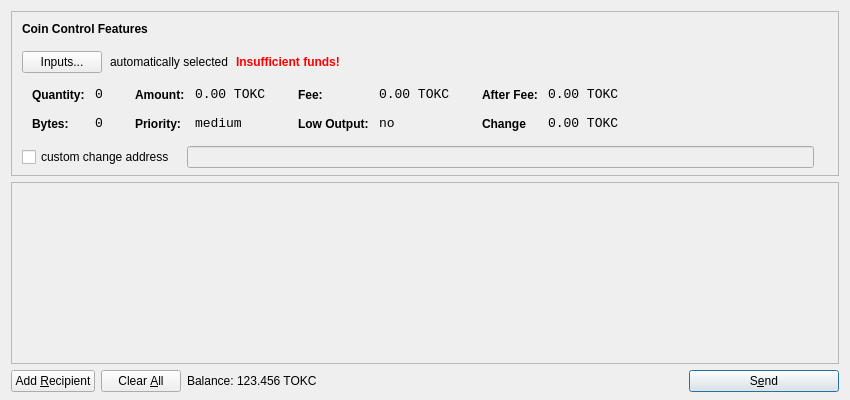
<?xml version="1.0" encoding="UTF-8"?>
<ui version="4.0">
 <class>SendCoinsDialog</class>
 <widget class="QDialog" name="SendCoinsDialog">
  <property name="geometry">
   <rect>
    <x>0</x>
    <y>0</y>
    <width>850</width>
    <height>400</height>
   </rect>
  </property>
  <property name="windowTitle">
   <string>Send Coins</string>
  </property>
  <layout class="QVBoxLayout" name="verticalLayout" stretch="0,1,0">
   <property name="bottomMargin">
    <number>8</number>
   </property>
   <item>
    <widget class="QFrame" name="frameCoinControl">
     <property name="sizePolicy">
      <sizepolicy hsizetype="Expanding" vsizetype="Expanding">
       <horstretch>0</horstretch>
       <verstretch>0</verstretch>
      </sizepolicy>
     </property>
     <property name="maximumSize">
      <size>
       <width>16777215</width>
       <height>16777215</height>
      </size>
     </property>
     <property name="frameShape">
      <enum>QFrame::StyledPanel</enum>
     </property>
     <property name="frameShadow">
      <enum>QFrame::Sunken</enum>
     </property>
     <layout class="QVBoxLayout" name="verticalLayoutCoinControl2">
      <property name="spacing">
       <number>-1</number>
      </property>
      <property name="leftMargin">
       <number>0</number>
      </property>
      <property name="topMargin">
       <number>0</number>
      </property>
      <property name="rightMargin">
       <number>0</number>
      </property>
      <property name="bottomMargin">
       <number>6</number>
      </property>
      <item>
       <layout class="QVBoxLayout" name="verticalLayoutCoinControl" stretch="0,0,0,0,1">
        <property name="spacing">
         <number>0</number>
        </property>
        <property name="leftMargin">
         <number>10</number>
        </property>
        <property name="topMargin">
         <number>10</number>
        </property>
        <item>
         <layout class="QHBoxLayout" name="horizontalLayoutCoinControl1">
          <property name="bottomMargin">
           <number>15</number>
          </property>
          <item>
           <widget class="QLabel" name="labelCoinControlFeatures">
            <property name="sizePolicy">
             <sizepolicy hsizetype="Preferred" vsizetype="Maximum">
              <horstretch>0</horstretch>
              <verstretch>0</verstretch>
             </sizepolicy>
            </property>
            <property name="font">
             <font>
              <weight>75</weight>
              <bold>true</bold>
             </font>
            </property>
            <property name="styleSheet">
             <string notr="true">font-weight:bold;</string>
            </property>
            <property name="text">
             <string>Coin Control Features</string>
            </property>
           </widget>
          </item>
         </layout>
        </item>
        <item>
         <layout class="QHBoxLayout" name="horizontalLayoutCoinControl2" stretch="0,0,0,0">
          <property name="spacing">
           <number>8</number>
          </property>
          <property name="bottomMargin">
           <number>10</number>
          </property>
          <item>
           <widget class="QPushButton" name="pushButtonCoinControl">
            <property name="styleSheet">
             <string notr="true"/>
            </property>
            <property name="text">
             <string>Inputs...</string>
            </property>
           </widget>
          </item>
          <item>
           <widget class="QLabel" name="labelCoinControlAutomaticallySelected">
            <property name="text">
             <string>automatically selected</string>
            </property>
            <property name="margin">
             <number>5</number>
            </property>
           </widget>
          </item>
          <item>
           <widget class="QLabel" name="labelCoinControlInsuffFunds">
            <property name="font">
             <font>
              <weight>75</weight>
              <bold>true</bold>
             </font>
            </property>
            <property name="styleSheet">
             <string notr="true">color:red;font-weight:bold;</string>
            </property>
            <property name="text">
             <string>Insufficient funds!</string>
            </property>
            <property name="margin">
             <number>5</number>
            </property>
           </widget>
          </item>
          <item>
           <spacer name="horizontalSpacerCoinControl">
            <property name="orientation">
             <enum>Qt::Horizontal</enum>
            </property>
            <property name="sizeHint" stdset="0">
             <size>
              <width>40</width>
              <height>1</height>
             </size>
            </property>
           </spacer>
          </item>
         </layout>
        </item>
        <item>
         <widget class="QWidget" name="widgetCoinControl" native="true">
          <property name="sizePolicy">
           <sizepolicy hsizetype="Preferred" vsizetype="Preferred">
            <horstretch>0</horstretch>
            <verstretch>0</verstretch>
           </sizepolicy>
          </property>
          <property name="minimumSize">
           <size>
            <width>0</width>
            <height>0</height>
           </size>
          </property>
          <property name="styleSheet">
           <string notr="true"/>
          </property>
          <layout class="QHBoxLayout" name="horizontalLayoutCoinControl5">
           <property name="margin">
            <number>0</number>
           </property>
           <item>
            <layout class="QHBoxLayout" name="horizontalLayoutCoinControl3" stretch="0,0,0,1">
             <property name="spacing">
              <number>20</number>
             </property>
             <property name="topMargin">
              <number>0</number>
             </property>
             <property name="bottomMargin">
              <number>10</number>
             </property>
             <item>
              <layout class="QFormLayout" name="formLayoutCoinControl1">
               <property name="horizontalSpacing">
                <number>10</number>
               </property>
               <property name="verticalSpacing">
                <number>14</number>
               </property>
               <property name="leftMargin">
                <number>10</number>
               </property>
               <property name="topMargin">
                <number>4</number>
               </property>
               <property name="rightMargin">
                <number>6</number>
               </property>
               <item row="0" column="0">
                <widget class="QLabel" name="labelCoinControlQuantityText">
                 <property name="styleSheet">
                  <string notr="true">font-weight:bold;</string>
                 </property>
                 <property name="text">
                  <string>Quantity:</string>
                 </property>
                 <property name="margin">
                  <number>0</number>
                 </property>
                </widget>
               </item>
               <item row="0" column="1">
                <widget class="QLabel" name="labelCoinControlQuantity">
                 <property name="font">
                  <font>
                   <family>Monospace</family>
                   <pointsize>10</pointsize>
                  </font>
                 </property>
                 <property name="cursor">
                  <cursorShape>IBeamCursor</cursorShape>
                 </property>
                 <property name="contextMenuPolicy">
                  <enum>Qt::ActionsContextMenu</enum>
                 </property>
                 <property name="text">
                  <string>0</string>
                 </property>
                 <property name="margin">
                  <number>0</number>
                 </property>
                 <property name="textInteractionFlags">
                  <set>Qt::LinksAccessibleByMouse|Qt::TextSelectableByKeyboard|Qt::TextSelectableByMouse</set>
                 </property>
                </widget>
               </item>
               <item row="1" column="0">
                <widget class="QLabel" name="labelCoinControlBytesText">
                 <property name="styleSheet">
                  <string notr="true">font-weight:bold;</string>
                 </property>
                 <property name="text">
                  <string>Bytes:</string>
                 </property>
                </widget>
               </item>
               <item row="1" column="1">
                <widget class="QLabel" name="labelCoinControlBytes">
                 <property name="font">
                  <font>
                   <family>Monospace</family>
                   <pointsize>10</pointsize>
                  </font>
                 </property>
                 <property name="cursor">
                  <cursorShape>IBeamCursor</cursorShape>
                 </property>
                 <property name="contextMenuPolicy">
                  <enum>Qt::ActionsContextMenu</enum>
                 </property>
                 <property name="text">
                  <string>0</string>
                 </property>
                 <property name="textInteractionFlags">
                  <set>Qt::LinksAccessibleByMouse|Qt::TextSelectableByKeyboard|Qt::TextSelectableByMouse</set>
                 </property>
                </widget>
               </item>
              </layout>
             </item>
             <item>
              <layout class="QFormLayout" name="formLayoutCoinControl2">
               <property name="horizontalSpacing">
                <number>10</number>
               </property>
               <property name="verticalSpacing">
                <number>14</number>
               </property>
               <property name="leftMargin">
                <number>6</number>
               </property>
               <property name="topMargin">
                <number>4</number>
               </property>
               <property name="rightMargin">
                <number>6</number>
               </property>
               <item row="0" column="0">
                <widget class="QLabel" name="labelCoinControlAmountText">
                 <property name="styleSheet">
                  <string notr="true">font-weight:bold;</string>
                 </property>
                 <property name="text">
                  <string>Amount:</string>
                 </property>
                 <property name="margin">
                  <number>0</number>
                 </property>
                </widget>
               </item>
               <item row="0" column="1">
                <widget class="QLabel" name="labelCoinControlAmount">
                 <property name="font">
                  <font>
                   <family>Monospace</family>
                   <pointsize>10</pointsize>
                  </font>
                 </property>
                 <property name="cursor">
                  <cursorShape>IBeamCursor</cursorShape>
                 </property>
                 <property name="contextMenuPolicy">
                  <enum>Qt::ActionsContextMenu</enum>
                 </property>
                 <property name="text">
                  <string>0.00 TOKC</string>
                 </property>
                 <property name="textInteractionFlags">
                  <set>Qt::LinksAccessibleByMouse|Qt::TextSelectableByKeyboard|Qt::TextSelectableByMouse</set>
                 </property>
                </widget>
               </item>
               <item row="1" column="0">
                <widget class="QLabel" name="labelCoinControlPriorityText">
                 <property name="styleSheet">
                  <string notr="true">font-weight:bold;</string>
                 </property>
                 <property name="text">
                  <string>Priority:</string>
                 </property>
                </widget>
               </item>
               <item row="1" column="1">
                <widget class="QLabel" name="labelCoinControlPriority">
                 <property name="font">
                  <font>
                   <family>Monospace</family>
                   <pointsize>10</pointsize>
                  </font>
                 </property>
                 <property name="cursor">
                  <cursorShape>IBeamCursor</cursorShape>
                 </property>
                 <property name="contextMenuPolicy">
                  <enum>Qt::ActionsContextMenu</enum>
                 </property>
                 <property name="text">
                  <string>medium</string>
                 </property>
                 <property name="textInteractionFlags">
                  <set>Qt::LinksAccessibleByMouse|Qt::TextSelectableByKeyboard|Qt::TextSelectableByMouse</set>
                 </property>
                </widget>
               </item>
              </layout>
             </item>
             <item>
              <layout class="QFormLayout" name="formLayoutCoinControl3">
               <property name="horizontalSpacing">
                <number>10</number>
               </property>
               <property name="verticalSpacing">
                <number>14</number>
               </property>
               <property name="leftMargin">
                <number>6</number>
               </property>
               <property name="topMargin">
                <number>4</number>
               </property>
               <property name="rightMargin">
                <number>6</number>
               </property>
               <item row="0" column="0">
                <widget class="QLabel" name="labelCoinControlFeeText">
                 <property name="styleSheet">
                  <string notr="true">font-weight:bold;</string>
                 </property>
                 <property name="text">
                  <string>Fee:</string>
                 </property>
                 <property name="margin">
                  <number>0</number>
                 </property>
                </widget>
               </item>
               <item row="0" column="1">
                <widget class="QLabel" name="labelCoinControlFee">
                 <property name="font">
                  <font>
                   <family>Monospace</family>
                   <pointsize>10</pointsize>
                  </font>
                 </property>
                 <property name="cursor">
                  <cursorShape>IBeamCursor</cursorShape>
                 </property>
                 <property name="contextMenuPolicy">
                  <enum>Qt::ActionsContextMenu</enum>
                 </property>
                 <property name="text">
                  <string>0.00 TOKC</string>
                 </property>
                 <property name="textInteractionFlags">
                  <set>Qt::LinksAccessibleByMouse|Qt::TextSelectableByKeyboard|Qt::TextSelectableByMouse</set>
                 </property>
                </widget>
               </item>
               <item row="1" column="0">
                <widget class="QLabel" name="labelCoinControlLowOutputText">
                 <property name="styleSheet">
                  <string notr="true">font-weight:bold;</string>
                 </property>
                 <property name="text">
                  <string>Low Output:</string>
                 </property>
                </widget>
               </item>
               <item row="1" column="1">
                <widget class="QLabel" name="labelCoinControlLowOutput">
                 <property name="font">
                  <font>
                   <family>Monospace</family>
                   <pointsize>10</pointsize>
                  </font>
                 </property>
                 <property name="cursor">
                  <cursorShape>IBeamCursor</cursorShape>
                 </property>
                 <property name="contextMenuPolicy">
                  <enum>Qt::ActionsContextMenu</enum>
                 </property>
                 <property name="text">
                  <string>no</string>
                 </property>
                 <property name="textInteractionFlags">
                  <set>Qt::LinksAccessibleByMouse|Qt::TextSelectableByKeyboard|Qt::TextSelectableByMouse</set>
                 </property>
                </widget>
               </item>
              </layout>
             </item>
             <item>
              <layout class="QFormLayout" name="formLayoutCoinControl4">
               <property name="horizontalSpacing">
                <number>10</number>
               </property>
               <property name="verticalSpacing">
                <number>14</number>
               </property>
               <property name="leftMargin">
                <number>6</number>
               </property>
               <property name="topMargin">
                <number>4</number>
               </property>
               <property name="rightMargin">
                <number>6</number>
               </property>
               <item row="0" column="0">
                <widget class="QLabel" name="labelCoinControlAfterFeeText">
                 <property name="styleSheet">
                  <string notr="true">font-weight:bold;</string>
                 </property>
                 <property name="text">
                  <string>After Fee:</string>
                 </property>
                 <property name="margin">
                  <number>0</number>
                 </property>
                </widget>
               </item>
               <item row="0" column="1">
                <widget class="QLabel" name="labelCoinControlAfterFee">
                 <property name="font">
                  <font>
                   <family>Monospace</family>
                   <pointsize>10</pointsize>
                  </font>
                 </property>
                 <property name="cursor">
                  <cursorShape>IBeamCursor</cursorShape>
                 </property>
                 <property name="contextMenuPolicy">
                  <enum>Qt::ActionsContextMenu</enum>
                 </property>
                 <property name="text">
                  <string>0.00 TOKC</string>
                 </property>
                 <property name="textInteractionFlags">
                  <set>Qt::LinksAccessibleByMouse|Qt::TextSelectableByKeyboard|Qt::TextSelectableByMouse</set>
                 </property>
                </widget>
               </item>
               <item row="1" column="0">
                <widget class="QLabel" name="labelCoinControlChangeText">
                 <property name="styleSheet">
                  <string notr="true">font-weight:bold;</string>
                 </property>
                 <property name="text">
                  <string>Change</string>
                 </property>
                </widget>
               </item>
               <item row="1" column="1">
                <widget class="QLabel" name="labelCoinControlChange">
                 <property name="font">
                  <font>
                   <family>Monospace</family>
                   <pointsize>10</pointsize>
                  </font>
                 </property>
                 <property name="cursor">
                  <cursorShape>IBeamCursor</cursorShape>
                 </property>
                 <property name="contextMenuPolicy">
                  <enum>Qt::ActionsContextMenu</enum>
                 </property>
                 <property name="text">
                  <string>0.00 TOKC</string>
                 </property>
                 <property name="textInteractionFlags">
                  <set>Qt::LinksAccessibleByMouse|Qt::TextSelectableByKeyboard|Qt::TextSelectableByMouse</set>
                 </property>
                </widget>
               </item>
              </layout>
             </item>
            </layout>
           </item>
          </layout>
         </widget>
        </item>
        <item>
         <layout class="QHBoxLayout" name="horizontalLayoutCoinControl4" stretch="0,0,0">
          <property name="spacing">
           <number>12</number>
          </property>
          <property name="sizeConstraint">
           <enum>QLayout::SetDefaultConstraint</enum>
          </property>
          <property name="topMargin">
           <number>5</number>
          </property>
          <property name="rightMargin">
           <number>5</number>
          </property>
          <item>
           <widget class="QCheckBox" name="checkBoxCoinControlChange">
            <property name="text">
             <string>custom change address</string>
            </property>
           </widget>
          </item>
          <item>
           <widget class="QLineEdit" name="lineEditCoinControlChange">
            <property name="enabled">
             <bool>false</bool>
            </property>
            <property name="sizePolicy">
             <sizepolicy hsizetype="Expanding" vsizetype="Fixed">
              <horstretch>0</horstretch>
              <verstretch>0</verstretch>
             </sizepolicy>
            </property>
           </widget>
          </item>
          <item>
           <widget class="QLabel" name="labelCoinControlChangeLabel">
            <property name="sizePolicy">
             <sizepolicy hsizetype="Preferred" vsizetype="Expanding">
              <horstretch>0</horstretch>
              <verstretch>0</verstretch>
             </sizepolicy>
            </property>
            <property name="minimumSize">
             <size>
              <width>0</width>
              <height>0</height>
             </size>
            </property>
            <property name="text">
             <string/>
            </property>
            <property name="margin">
             <number>3</number>
            </property>
           </widget>
          </item>
         </layout>
        </item>
        <item>
         <spacer name="verticalSpacerCoinControl">
          <property name="orientation">
           <enum>Qt::Vertical</enum>
          </property>
          <property name="sizeHint" stdset="0">
           <size>
            <width>800</width>
            <height>1</height>
           </size>
          </property>
         </spacer>
        </item>
       </layout>
      </item>
     </layout>
    </widget>
   </item>
   <item>
    <widget class="QScrollArea" name="scrollArea">
     <property name="widgetResizable">
      <bool>true</bool>
     </property>
     <widget class="QWidget" name="scrollAreaWidgetContents">
      <property name="geometry">
       <rect>
        <x>0</x>
        <y>0</y>
        <width>830</width>
        <height>165</height>
       </rect>
      </property>
      <layout class="QVBoxLayout" name="verticalLayout_2">
       <property name="margin">
        <number>0</number>
       </property>
       <item>
        <layout class="QVBoxLayout" name="entries">
         <property name="spacing">
          <number>6</number>
         </property>
        </layout>
       </item>
       <item>
        <spacer name="verticalSpacer">
         <property name="orientation">
          <enum>Qt::Vertical</enum>
         </property>
         <property name="sizeHint" stdset="0">
          <size>
           <width>20</width>
           <height>40</height>
          </size>
         </property>
        </spacer>
       </item>
      </layout>
     </widget>
    </widget>
   </item>
   <item>
    <layout class="QHBoxLayout" name="horizontalLayout">
     <item>
      <widget class="QPushButton" name="addButton">
       <property name="toolTip">
        <string>Send to multiple recipients at once</string>
       </property>
       <property name="text">
        <string>Add &amp;Recipient</string>
       </property>
       <property name="icon">
        <iconset resource="../bitcoin.qrc">
         <normaloff>:/icons/add</normaloff>:/icons/add</iconset>
       </property>
       <property name="autoDefault">
        <bool>false</bool>
       </property>
      </widget>
     </item>
     <item>
      <widget class="QPushButton" name="clearButton">
       <property name="sizePolicy">
        <sizepolicy hsizetype="Minimum" vsizetype="Fixed">
         <horstretch>0</horstretch>
         <verstretch>0</verstretch>
        </sizepolicy>
       </property>
       <property name="toolTip">
        <string>Remove all transaction fields</string>
       </property>
       <property name="text">
        <string>Clear &amp;All</string>
       </property>
       <property name="icon">
        <iconset resource="../bitcoin.qrc">
         <normaloff>:/icons/remove</normaloff>:/icons/remove</iconset>
       </property>
       <property name="autoRepeatDelay">
        <number>300</number>
       </property>
       <property name="autoDefault">
        <bool>false</bool>
       </property>
      </widget>
     </item>
     <item>
      <layout class="QHBoxLayout" name="horizontalLayout_2">
       <property name="spacing">
        <number>3</number>
       </property>
       <item>
        <widget class="QLabel" name="label">
         <property name="sizePolicy">
          <sizepolicy hsizetype="Preferred" vsizetype="Fixed">
           <horstretch>0</horstretch>
           <verstretch>0</verstretch>
          </sizepolicy>
         </property>
         <property name="text">
          <string>Balance:</string>
         </property>
        </widget>
       </item>
       <item>
        <widget class="QLabel" name="labelBalance">
         <property name="sizePolicy">
          <sizepolicy hsizetype="Preferred" vsizetype="Fixed">
           <horstretch>0</horstretch>
           <verstretch>0</verstretch>
          </sizepolicy>
         </property>
         <property name="cursor">
          <cursorShape>IBeamCursor</cursorShape>
         </property>
         <property name="text">
          <string>123.456 TOKC</string>
         </property>
         <property name="textInteractionFlags">
          <set>Qt::LinksAccessibleByMouse|Qt::TextSelectableByKeyboard|Qt::TextSelectableByMouse</set>
         </property>
        </widget>
       </item>
      </layout>
     </item>
     <item>
      <spacer name="horizontalSpacer">
       <property name="orientation">
        <enum>Qt::Horizontal</enum>
       </property>
       <property name="sizeHint" stdset="0">
        <size>
         <width>40</width>
         <height>20</height>
        </size>
       </property>
      </spacer>
     </item>
     <item>
      <widget class="QPushButton" name="sendButton">
       <property name="minimumSize">
        <size>
         <width>150</width>
         <height>0</height>
        </size>
       </property>
       <property name="toolTip">
        <string>Confirm the send action</string>
       </property>
       <property name="text">
        <string>S&amp;end</string>
       </property>
       <property name="icon">
        <iconset resource="../bitcoin.qrc">
         <normaloff>:/icons/send</normaloff>:/icons/send</iconset>
       </property>
       <property name="default">
        <bool>true</bool>
       </property>
      </widget>
     </item>
    </layout>
   </item>
  </layout>
 </widget>
 <resources>
  <include location="../bitcoin.qrc"/>
 </resources>
 <connections/>
</ui>
